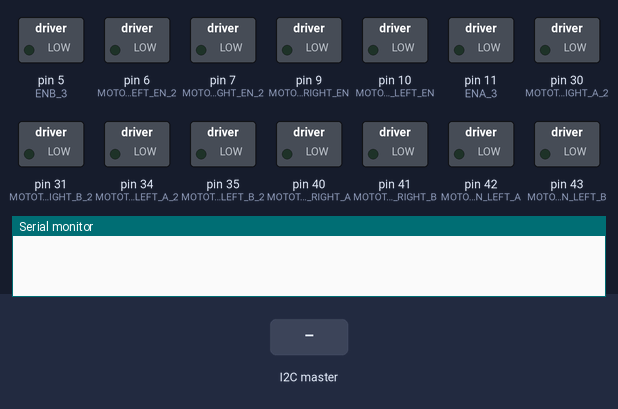
The sketch below on a simulated Arduino Mega 2560, built with avr-gcc and run on an emulated ATmega2560. Shown: switched loads named in the sketch (green lamp = pin HIGH), the last lines printed to the serial monitor. Inputs (shaded band) come from the test bench.

Above: at 1.2 s.
1.3 s: the I2C master sends "f"
At 2.5 s:
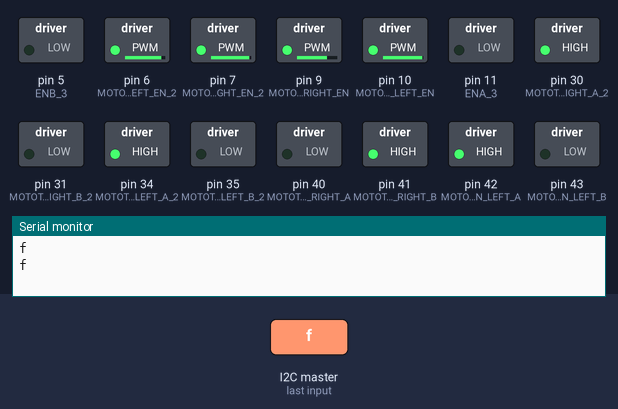
2.8 s: the I2C master sends "b"
At 3.7 s:
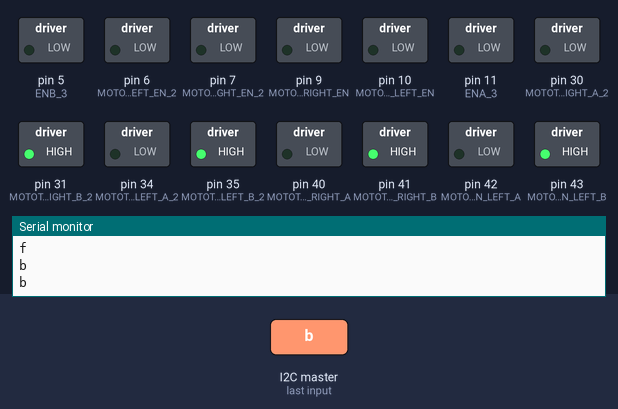
4.3 s: the I2C master sends "r"
At 4.8 s:
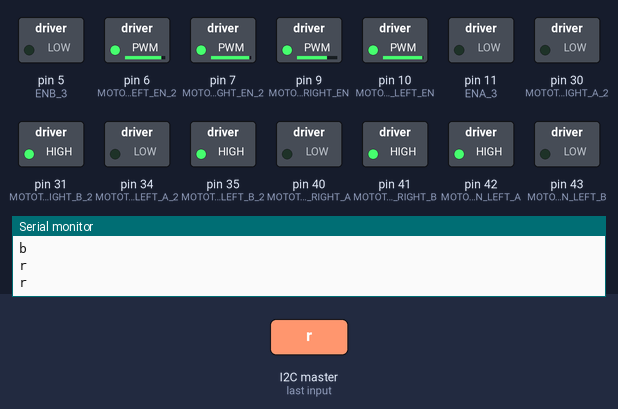
5.8 s: the I2C master sends "e"
At 7.0 s:
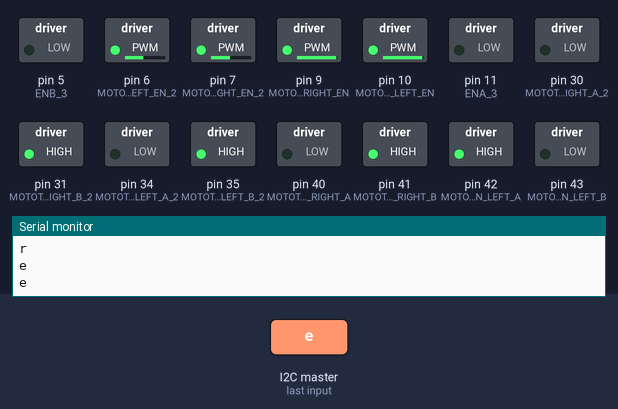
7.3 s: the I2C master sends "l"
At 8.3 s:
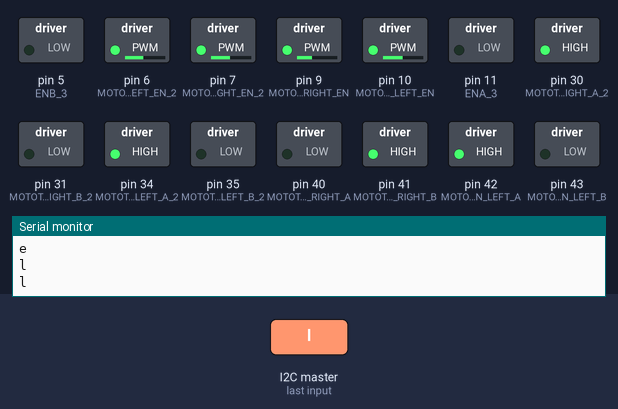
8.8 s: the I2C master sends "h"
At 9.4 s:
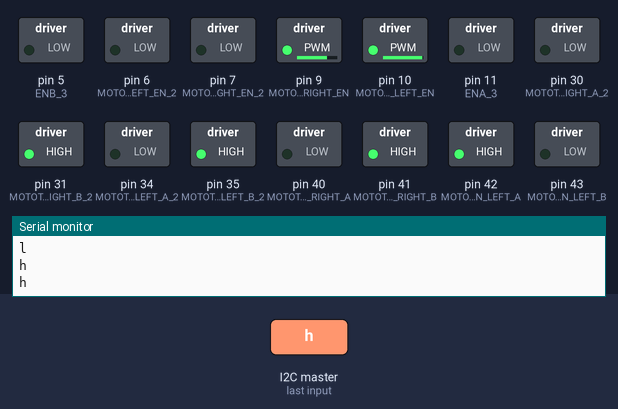
Timing chart, 0 to 11.3 s (numbered marks = the images above; inputs shaded):
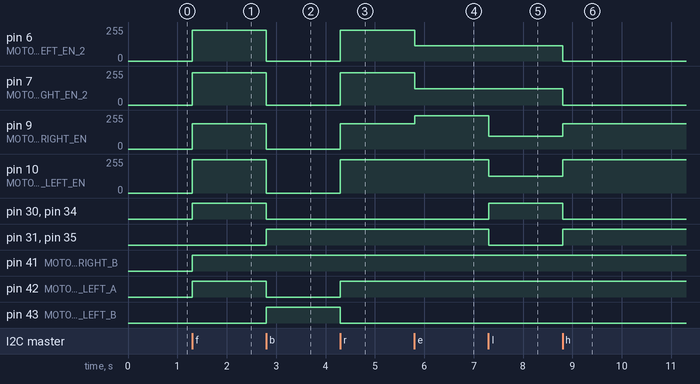

Measured:
- after the input at 1.3 s, pin 6 (MOTOT_PIN_LEFT_EN_2): 0/255 → 231/255 at once; pin 7 (MOTOT_PIN_RIGHT_EN_2): 0/255 → 243/255 at once
- after the input at 2.8 s, pin 6 (MOTOT_PIN_LEFT_EN_2): 231/255 → 0/255 at once; pin 7 (MOTOT_PIN_RIGHT_EN_2): 243/255 → 0/255 at once; pin 9 (MOTOT_PIN_RIGHT_EN): 190/255 → 0/255 at once; pin 10 (MOTOT_PIN_LEFT_EN): 250/255 → 0/255 at once; pin 30 (MOTOT_PIN_RIGHT_A_2), pin 34 (MOTOT_PIN_LEFT_A_2), pin 42 (MOTOT_PIN_LEFT_A): HIGH → LOW at once
- after the input at 4.3 s, pin 6 (MOTOT_PIN_LEFT_EN_2): 0/255 → 231/255 at once; pin 7 (MOTOT_PIN_RIGHT_EN_2): 0/255 → 243/255 at once; pin 9 (MOTOT_PIN_RIGHT_EN): 0/255 → 190/255 at once; pin 10 (MOTOT_PIN_LEFT_EN): 0/255 → 250/255 at once; pin 42 (MOTOT_PIN_LEFT_A): LOW → HIGH at once
- after the input at 5.8 s, pin 6 (MOTOT_PIN_LEFT_EN_2): 231/255 → 115/255 at once; pin 7 (MOTOT_PIN_RIGHT_EN_2): 243/255 → 121/255 at once; pin 9 (MOTOT_PIN_RIGHT_EN): 190/255 → 250/255 at once
- after the input at 7.3 s, pin 9 (MOTOT_PIN_RIGHT_EN): 250/255 → 95/255 at once; pin 10 (MOTOT_PIN_LEFT_EN): 250/255 → 125/255 at once; pin 30 (MOTOT_PIN_RIGHT_A_2), pin 34 (MOTOT_PIN_LEFT_A_2): LOW → HIGH at once; pin 31 (MOTOT_PIN_RIGHT_B_2), pin 35 (MOTOT_PIN_LEFT_B_2): HIGH → LOW at once
- after the input at 8.8 s, pin 6 (MOTOT_PIN_LEFT_EN_2): 115/255 → 0/255 at once; pin 7 (MOTOT_PIN_RIGHT_EN_2): 121/255 → 0/255 at once; pin 9 (MOTOT_PIN_RIGHT_EN): 95/255 → 190/255 at once; pin 10 (MOTOT_PIN_LEFT_EN): 125/255 → 250/255 at once; pin 30 (MOTOT_PIN_RIGHT_A_2), pin 34 (MOTOT_PIN_LEFT_A_2): HIGH → LOW at once

The sketch:

________MEGA.ino
```cpp
/*主要維護者，E14073190李庭競*/
/*MEGA2560*/
/*以車身的4根叉叉為前為正向*/
/*第一組底盤馬達*//*左後輪*/
#define MOTOT_PIN_RIGHT_A 40
#define MOTOT_PIN_RIGHT_B 41
#define MOTOT_PIN_RIGHT_EN 9
/*第一組底盤馬達*//*右後輪*/
#define MOTOT_PIN_LEFT_A 42
#define MOTOT_PIN_LEFT_B 43
#define MOTOT_PIN_LEFT_EN 10
/*第二組底盤馬達*//*右前輪*/
#define MOTOT_PIN_RIGHT_A_2 30
#define MOTOT_PIN_RIGHT_B_2 31
#define MOTOT_PIN_RIGHT_EN_2 7
/*第二組底盤馬達*//*左前輪*/
#define MOTOT_PIN_LEFT_A_2 34
#define MOTOT_PIN_LEFT_B_2 35
#define MOTOT_PIN_LEFT_EN_2 6
/*第三組，吸氣馬達*/
#define In1 50
#define In2 51
#define In3 52
#define In4 53
#define ENA_3 11
#define ENB_3 5

#include <Wire.h>
#include <Servo.h>

class Motor{
    private:
    int Pin_A, Pin_B, Pin_EN;
    public:
    Motor(int pin_A, int pin_B, int pin_EN){
        Pin_A = pin_A;
        Pin_B = pin_B;
        Pin_EN = pin_EN;
        pinMode(Pin_A, OUTPUT);
        pinMode(Pin_B, OUTPUT);
        pinMode(Pin_EN, OUTPUT);
    }
    void setSpeed(int speed){
        bool dir = speed > 0;
        digitalWrite(Pin_A, dir);
        digitalWrite(Pin_B, !dir);
        speed = abs(speed);
        speed = speed > 250 ? 250 : speed;
        analogWrite(Pin_EN, speed);
    }
};

Motor motorLeftBack(MOTOT_PIN_RIGHT_A, MOTOT_PIN_RIGHT_B, MOTOT_PIN_RIGHT_EN);
Motor motorRightBack( MOTOT_PIN_LEFT_A,  MOTOT_PIN_LEFT_B,  MOTOT_PIN_LEFT_EN);
Motor motorRightFront(MOTOT_PIN_RIGHT_A_2, MOTOT_PIN_RIGHT_B_2, MOTOT_PIN_RIGHT_EN_2);
Motor motorLeftFront( MOTOT_PIN_LEFT_A_2,  MOTOT_PIN_LEFT_B_2,  MOTOT_PIN_LEFT_EN_2);

void setup() {
  Wire.begin(3); //I2C位址與連線設定，這裡設定為3號
  Wire.onReceive(receiveEvent); //當收到I2C訊號時，啟動的動作
  Serial.begin(9600); //Serial輸出鮑率為9600
  pinMode(In1, OUTPUT);
  pinMode(In2, OUTPUT);
  pinMode(In3, OUTPUT);
  pinMode(In4, OUTPUT);
  pinMode(ENA_3, OUTPUT);
  pinMode(ENB_3, OUTPUT);
}
double power1 = 0, power2 = 0, power3 = 0, power4 = 0;
double value1 = 231, value2 = -243, value3 = -190, value4 = 250; /*控制馬力，需每次用三用電表精調*/
/*左後 右前 左前 右後*/
/*正負跟想像的要相反*/
//自定義的接收後的啟動副程式
void receiveEvent(int numBytes){
    while(Wire.available()){ //判斷Wire.available()有沒有訊號
        char input = Wire.read(); //將傳入的訊號Wire.read()指定給字串input
        Serial.println(input);
        int ststus=1;
        if(ststus==1){
          switch(input){
            case 'f': //前，滿速
            power1 += value1;
            power3 += value3;
            power2 -= value2;
            power4 += value4;
            Serial.print("f \n");
            break;
            case 'b': //後，滿速
            power1 -= value1;
            power3 -= value3;
            power2 += value2;
            power4 -= value4;
            Serial.print("b \n");
            break;
            case 'r': //右，滿速
            power1 -= value1;
            power3 += value3;
            power2 += value2;
            power4 += value4;
            Serial.print("r \n");
            break;
            case 'l': //左，滿速
            power1 += value1;
            power3 -= value3;
            power2 -= value2;
            power4 -= value4;
            Serial.print("l \n");
            break;
            case 'e': //前，半速
            power1 += value1/2;
            power3 += value3/2;
            power2 -= value2/2;
            power4 += value4/2;
            Serial.print("e \n");
            break;
            case 'g': //後，半速
            power1 -= value1/2;
            power3 -= value3/2;
            power2 += value2/2;
            power4 -= value4/2;
            Serial.print("g \n");
            break;
            case 'h': //右，半速
            power1 -= value1/2;
            power3 += value3/2;
            power2 += value2/2;
            power4 += value4/2;
            Serial.print("h \n");
            break;
            case 'i': //左，半速
            power1 += value1/2;
            power3 -= value3/2;
            power2 -= value2/2;
            power4 -= value4/2;
            Serial.print("i \n");
            break;
            case 'w': //順時針自轉
            power1 -= value1/2;
            power3 -= value3/2;
            power2 -= value2/2;
            power4 += value4/2;
            Serial.print("q \n");
            break;
            case 'q': //順時針自轉
            power1 += value1/2;
            power3 += value3/2;
            power2 += value2/2;
            power4 -= value4/2;
            Serial.print("w \n");
            break;

            case '0': //馬達停機
            power1 = 0;
            power2 = 0;
            power3 = 0;
            power4 = 0;
            Serial.print("0 \n");
            break;

            case 'a': /*吸氣馬達，吸*/
            digitalWrite(In1, HIGH);
            digitalWrite(In2, LOW);
            digitalWrite(ENA_3, HIGH);
            digitalWrite(In3, LOW);
            digitalWrite(In4, LOW);
            digitalWrite(ENB_3, LOW);
            Serial.print("a \n");
            break;
            case 'c':/*吐氣馬達，吐*/
            digitalWrite(In1, LOW);
            digitalWrite(In2, LOW);
            digitalWrite(ENA_3, LOW);
            digitalWrite(In3, HIGH);
            digitalWrite(In4, LOW);
            digitalWrite(ENB_3, HIGH);
            Serial.print("c \n");
            break;
            case 'd':/*吸吐氣馬達停止運作*/
            digitalWrite(In1, LOW);
            digitalWrite(In2, LOW);
            digitalWrite(ENA_3, LOW);
            digitalWrite(In3, LOW);
            digitalWrite(In4, LOW);
            digitalWrite(ENB_3, LOW);
            Serial.print("d \n");
            break;

            default:
            break;
        }
    }
    else{
        power1 *= 0.99;
        power2 *= 0.99;
        power3 *= 0.99;
        power4 *= 0.99;
        }
    }
    delay(10);
    motorLeftBack.setSpeed((int)power3);
    motorRightBack.setSpeed((int)power4);
    motorLeftFront.setSpeed((int)power1);
    motorRightFront.setSpeed((int)power2);

}
```
